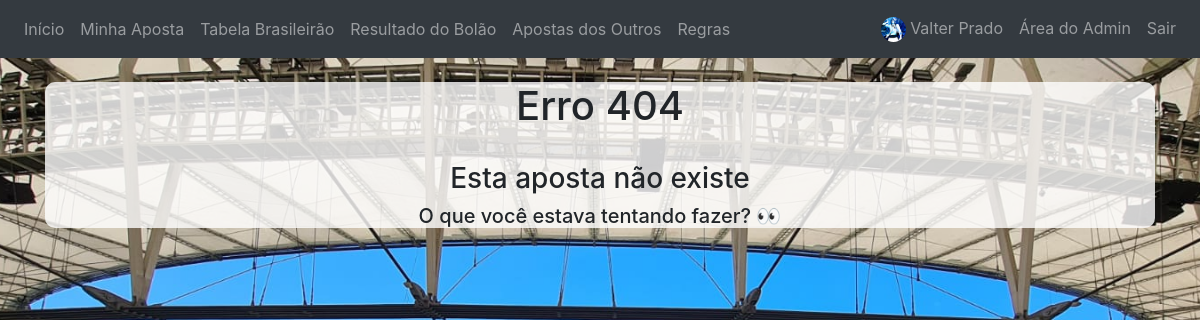
/auditoria_aposta?id=1 (signed in), run on the app's committed database.
### website/models.py (models this page shows)
class User(db.Model, UserMixin):
    id = db.Column(db.Integer, primary_key=True)
    email = db.Column(db.String(150), unique=True)
    password = db.Column(db.String(150))
    cpf = db.Column(db.String(150))
    nome_completo = db.Column(db.String(150))
    pagou_aposta = db.Column(db.Boolean)
    has_admin = db.Column(db.Boolean)
    data_inicioti = db.Column(db.Date)
    foto_perfil = db.Column(db.String(200))
    notes = db.relationship('Note')

### website/views.py (the view, shortened to what this page needs)
@views.route('/auditoria_aposta', methods=['GET'])
@login_required
def auditoria_aposta():
    id_aposta = request.args['id']
    data_times = Time.query.all()
    current_aposta = Aposta.query.filter_by(id=id_aposta).first()
    owner = User()
    pontuacao_total = 0
    formatted_aposta = []
    return render_template('auditoria_aposta.html', user=current_user, owner=owner, formatted_aposta=formatted_aposta, current_aposta=current_aposta, pontuacao_total=pontuacao_total)

### website/__init__.py (called while the page is built)
def create_app():
    app = Flask(__name__)
    app.config['SECRET_KEY'] = 'hjshjhdjah kjshkjdhjs'
    app.config['SQLALCHEMY_DATABASE_URI'] = f'sqlite:///{DB_NAME}'
    app.config["UPLOAD_FOLDER"] = UPLOAD_FOLDER
    db.init_app(app)
    from .views import views
    from .auth import auth
    app.register_blueprint(views, url_prefix='/')
    app.register_blueprint(auth, url_prefix='/')
    from .models import User, Note
    with app.app_context():
        db.create_all()
    login_manager = LoginManager()
    login_manager.login_view = 'auth.login'
    login_manager.login_message = ''
    login_manager.init_app(app)
    @login_manager.user_loader
    def load_user(id):
        return User.query.get(int(id))
    return app

### website/templates/auditoria_aposta.html (shortened to what this page needs)
{% extends "base.html" %}
{% block content %}
<div class="container mt-4 aposta-container">
    {% if user.has_admin %}
        {% if not current_aposta %}
        <h1 class="text-center">Erro 404</h1>
        <br/>
        <h3 class="text-center">Esta aposta não existe</h3>
        <h5 class="text-center">O que você estava tentando fazer? 👀</h5>
        {% endif %}
    {% endif %}
</div>
{% endblock %}

### website/templates/base.html (shortened to what this page needs)
<!DOCTYPE html>
<html>
  <head>
    <link
      rel="stylesheet"
      href="https://stackpath.bootstrapcdn.com/bootstrap/4.4.1/css/bootstrap.min.css"
    />
    <link
      rel="stylesheet"
      href="https://stackpath.bootstrapcdn.com/font-awesome/4.7.0/css/font-awesome.min.css"
    />
  </head>
  <body>
    {% if user.is_authenticated %}
    <nav class="navbar navbar-expand-lg navbar-dark bg-dark">
      <div class="collapse navbar-collapse justify-content-between" id="navbar">
        <div class="navbar-nav">
          <a class="nav-item nav-link" id="home" href="/" title="Início">Início</a>
          <a class="nav-item nav-link" id="minha_aposta" href="/minha_aposta" title="Minha Aposta">Minha Aposta</a>
          <a class="nav-item nav-link" id="tabelaBrasileirao" href="/tabela_brasileirao" title="Tabela Brasileirão">Tabela Brasileirão</a>
          <a class="nav-item nav-link" id="tabelaBrasileirao" href="/resultado_bolao" title="Resultado do Bolão">Resultado do Bolão</a>
          <a class="nav-item nav-link" id="tabelaBrasileirao" href="/apostas_outros" title="Apostas dos Outros">Apostas dos Outros</a>
          <a class="nav-item nav-link" id="regras" href="/regras" title="Regras">Regras</a>
        </div>
        {% if user.is_authenticated %}
        <div class="navbar-nav">
          <a class="nav-item nav-link" href="/perfil" title="Perfil de {{user.nome_completo}}">
            <img src="{{user.foto_perfil}}" class="rounded-circle" width="25" height="25" style="object-fit: cover;">
            <span class="nav-item navbar-link">{{user.nome_completo}}</span>
          </a>
          {% if user.has_admin %}
          <a class="nav-item nav-link" id="logout" href="/admin_area" title="Área do Admin">Área do Admin</a>
          {% endif %}
          <a class="nav-item nav-link" id="logout" href="/logout" title="Sair" onclick="return confirm('Deseja mesmo sair?')">Sair</a>
        </div>
        {% endif %}
      </div>
    </nav>
    {% endif %}
    <div class="container">{% block content %} {% endblock %}</div>
  </body>
</html>

### website/templates/auditoria_aposta.html (style rules this page uses)
body { background-image: url('/static/imagens/maraca.jpeg'); background-size: cover; background-position: center; background-attachment: fixed; background-repeat: no-repeat; }
.aposta-container { background-color: rgba(255, 255, 255, 0.8); border-radius: 10px; padding: auto; margin-top: 50px; max-width: auto; margin-left: auto; margin-right: auto; text-align: center; }

### data on the page
User: foto_perfil (picture), nome_completo "Valter Prado"
